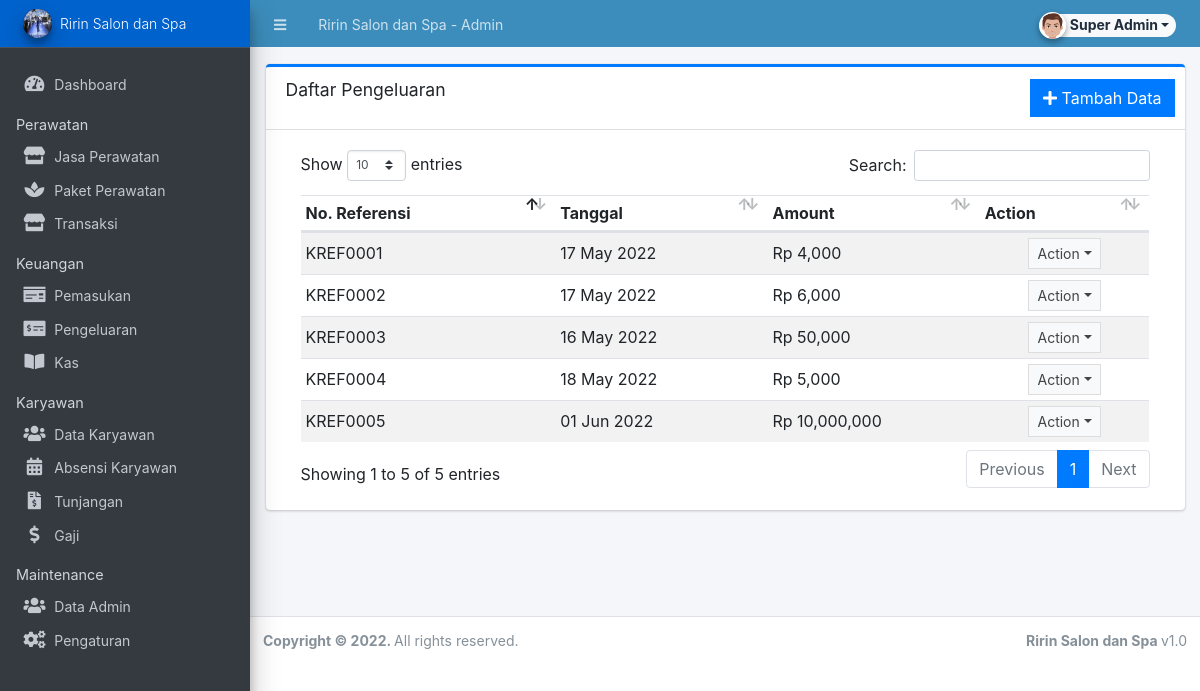
/admin/?page=pengeluaran/pengeluaran (signed in), run on the app's committed database.
### tables this page shows
CREATE TABLE `pengeluaran` (
  `idpengeluaran` int(11) NOT NULL AUTO_INCREMENT,
  `noreferensi_pengeluaran` varchar(50) DEFAULT NULL,
  `tanggal_pengeluaran` date DEFAULT NULL,
  `amount_pengeluaran` int(11) DEFAULT NULL,
  `keterangankeluar` varchar(250) DEFAULT NULL,
  PRIMARY KEY (`idpengeluaran`)
);

### admin/pengeluaran/pengeluaran.php (the view, shortened to what this page needs)
<div class="card card-outline card-primary">
	<div class="card-header">
		<h3 class="card-title">Daftar Pengeluaran</h3>
		<div class="card-tools">
			<a href="javascript:void(0)" id="create_new" class="btn btn-flat btn-primary"><span class="fas fa-plus"></span>  Tambah Data</a>
		</div>
	</div>
	<div class="card-body">
		<div class="container-fluid">
        <div class="container-fluid">
			<table class="table table-hovered table-striped">
				<colgroup>
					<col width="30%">
					<col width="25%">
					<col width="25%">
					<col width="20%">
					<col width="10%">
				</colgroup>
				<thead>
					<tr>
						<th>No. Referensi</th>
						<th>Tanggal</th>
						<th>Amount</th>
						<th>Action</th>
					</tr>
				</thead>
				<tbody>
					<?php
						$qry = $conn->query("SELECT * from pengeluaran order by tanggal_pengeluaran asc ");
						while($row = $qry->fetch_assoc()):
					?>
						<tr>
                            <td><?php echo $row['noreferensi_pengeluaran'] ?></td>
							<td><?php echo date("d M Y",strtotime($row['tanggal_pengeluaran'])) ?></td>
                            <td><?php echo $row['amount_pengeluaran'] ? "Rp " . number_format($row['amount_pengeluaran'],0) : ''  ?></td>
							<td align="center">
								 <button type="button" class="btn btn-flat btn-default btn-sm dropdown-toggle dropdown-icon" data-toggle="dropdown">
				                  		Action
				                  </button>
							</td>
						</tr>
					<?php endwhile; ?>
				</tbody>
			</table>
		</div>
		</div>
	</div>
</div>

### data on the page
pengeluaran: noreferensi_pengeluaran "KREF0003", tanggal_pengeluaran "16 May 2022", amount_pengeluaran "50,000"
pengeluaran: noreferensi_pengeluaran "KREF0001", tanggal_pengeluaran "17 May 2022", amount_pengeluaran "4,000"
pengeluaran: noreferensi_pengeluaran "KREF0002", tanggal_pengeluaran "17 May 2022", amount_pengeluaran "6,000"
pengeluaran: noreferensi_pengeluaran "KREF0004", tanggal_pengeluaran "18 May 2022", amount_pengeluaran "5,000"
pengeluaran: noreferensi_pengeluaran "KREF0005", tanggal_pengeluaran "01 Jun 2022", amount_pengeluaran "10,000,000"

### other printed values
$_settings->info('name') "Ririn Salon dan Spa"
$_settings->userdata('nama') "Super Admin"
$_settings->info('short_name') "Ririn Salon dan Spa"
